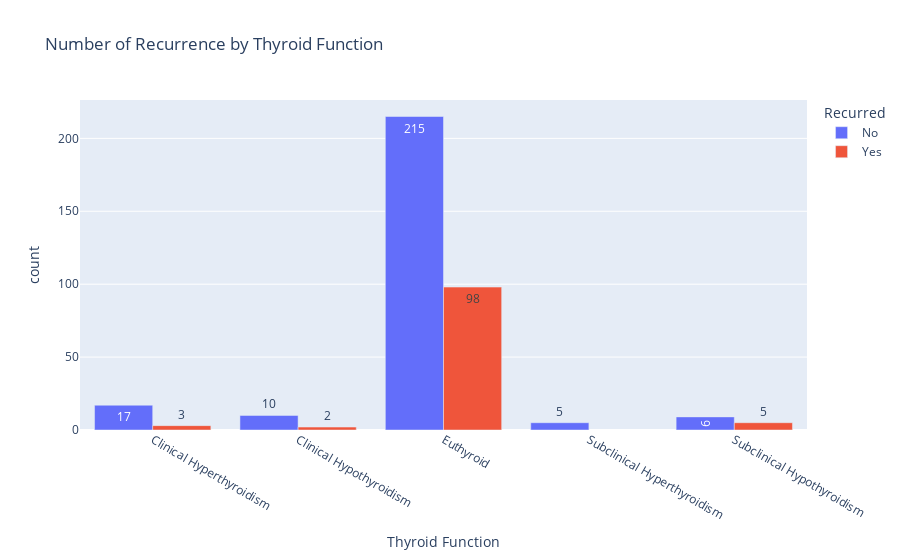

Source (notebook cell):
### Code cell
px.bar(Thyroid_Function_Recurred, y= 'count', x = 'Thyroid Function' , color = 'Recurred', barmode = 'group', title = 'Number of Recurrence by Thyroid Function', text_auto = True)

### Figure 1 — Plotly figure (JSON) as saved in the notebook; plotly's stock layout.template omitted (floating-point values rounded to 4 significant figures)
{"data": [{"alignmentgroup": "True", "hovertemplate": "Recurred=No<br>Thyroid Function=%{x}<br>count=%{y}<extra></extra>", "legendgroup": "No", "marker": {"color": "#636efa", "pattern": {"shape": ""}}, "name": "No", "offsetgroup": "No", "orientation": "v", "showlegend": true, "textposition": "auto", "texttemplate": "%{y}", "type": "bar", "x": ["Clinical Hyperthyroidism", "Clinical Hypothyroidism", "Euthyroid", "Subclinical Hyperthyroidism", "Subclinical Hypothyroidism"], "xaxis": "x", "y": [17, 10, 215, 5, 9], "yaxis": "y"}, {"alignmentgroup": "True", "hovertemplate": "Recurred=Yes<br>Thyroid Function=%{x}<br>count=%{y}<extra></extra>", "legendgroup": "Yes", "marker": {"color": "#EF553B", "pattern": {"shape": ""}}, "name": "Yes", "offsetgroup": "Yes", "orientation": "v", "showlegend": true, "textposition": "auto", "texttemplate": "%{y}", "type": "bar", "x": ["Clinical Hyperthyroidism", "Clinical Hypothyroidism", "Euthyroid", "Subclinical Hypothyroidism"], "xaxis": "x", "y": [3, 2, 98, 5], "yaxis": "y"}], "layout": {"barmode": "group", "legend": {"title": {"text": "Recurred"}, "tracegroupgap": 0}, "title": {"text": "Number of Recurrence by Thyroid Function"}, "xaxis": {"anchor": "y", "domain": [0, 1], "title": {"text": "Thyroid Function"}}, "yaxis": {"anchor": "x", "domain": [0, 1], "title": {"text": "count"}}}}
